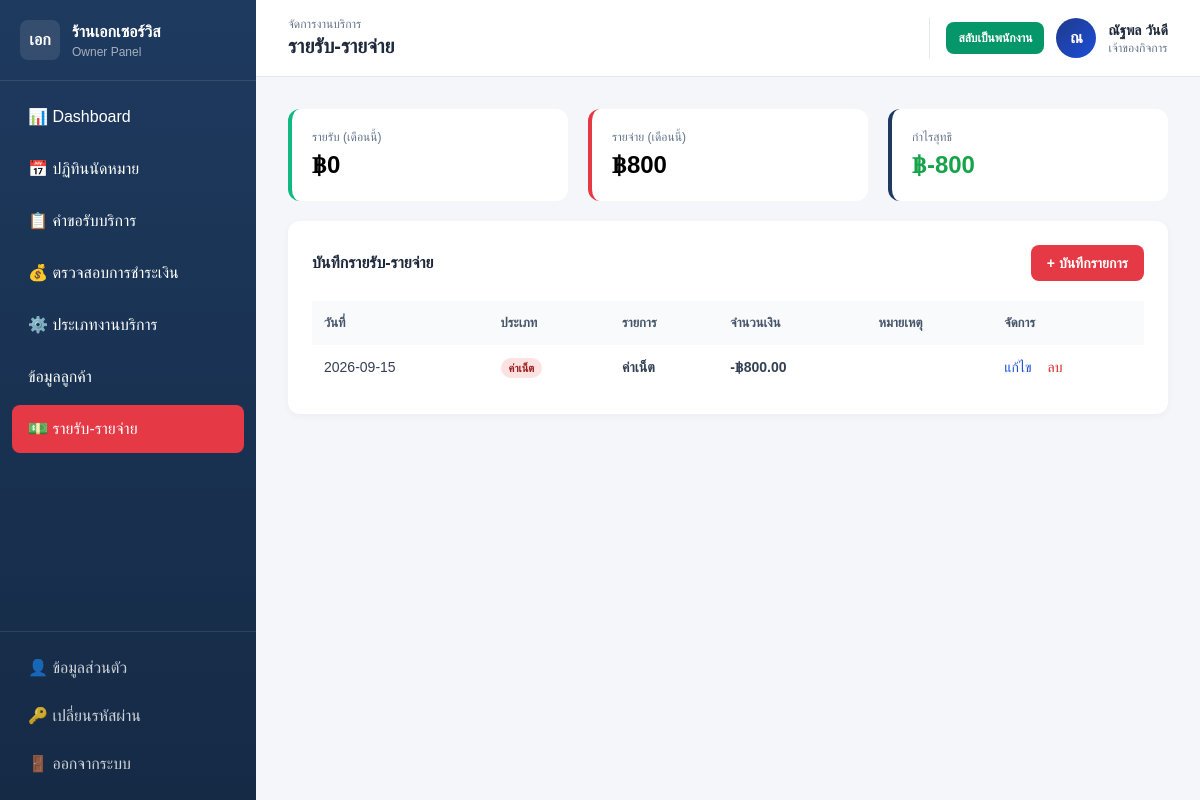
The app's page /owner/expenses.php (signed in) with its own data.
### tables this page shows
CREATE TABLE `expense` (
  `expense_id` int(11) NOT NULL,
  `owner_id` int(11) NOT NULL,
  `expense_type` varchar(50) NOT NULL,
  `amount` decimal(10,2) NOT NULL,
  `expense_date` date NOT NULL,
  `note` text DEFAULT NULL
);

### owner/expenses.php (the view, shortened to what this page needs)
<?php
require_once __DIR__ . '/../includes/auth.php';
$stats = [];
$stats['income'] = $pdo->query("SELECT COALESCE(SUM(amount),0) FROM Payment WHERE verify_status='อนุมัติแล้ว' AND MONTH(payment_date)=MONTH(CURRENT_DATE)")->fetchColumn();
$expenseStats = $pdo->prepare("SELECT COALESCE(SUM(amount),0) FROM Expense WHERE owner_id = ? AND MONTH(expense_date) = MONTH(CURRENT_DATE)");
$expenseStats->execute([$_SESSION['user_id']]);
$stats['expense'] = $expenseStats->fetchColumn();
$stats['profit'] = $stats['income'] - $stats['expense'];
$stmt = $pdo->prepare("SELECT * FROM Expense WHERE owner_id = ? ORDER BY expense_date DESC LIMIT 50");
$stmt->execute([$_SESSION['user_id']]);
$expenses = $stmt->fetchAll();
require_once __DIR__ . '/../includes/header_owner.php';
?>
<div class="grid grid-cols-1 md:grid-cols-3 gap-5 mb-5">
  <div class="stat-card green"><div class="text-xs text-slate-500 mb-1">รายรับ (เดือนนี้)</div><div class="text-2xl font-bold">฿<?= number_format($stats['income'],0) ?></div></div>
  <div class="stat-card red"><div class="text-xs text-slate-500 mb-1">รายจ่าย (เดือนนี้)</div><div class="text-2xl font-bold">฿<?= number_format($stats['expense'],0) ?></div></div>
  <div class="stat-card"><div class="text-xs text-slate-500 mb-1">กำไรสุทธิ</div><div class="text-2xl font-bold text-green-600">฿<?= number_format($stats['profit'],0) ?></div></div>
</div>
<div class="card p-6">
  <div class="flex items-center justify-between mb-5">
    <h3 class="font-bold text-slate-800">บันทึกรายรับ-รายจ่าย</h3>
    <button onclick="openModal('addExpenseModal')" class="btn-accent px-4 py-2 rounded-lg text-sm font-semibold">+ บันทึกรายการ</button>
  </div>
  <div class="overflow-x-auto">
    <table class="w-full data-table">
      <thead><tr><th class="text-left p-3">วันที่</th><th class="text-left p-3">ประเภท</th><th class="text-left p-3">รายการ</th><th class="text-left p-3">จำนวนเงิน</th><th class="text-left p-3">หมายเหตุ</th><th class="text-left p-3">จัดการ</th></tr></thead>
      <tbody>
      <?php foreach ($expenses as $e): ?>
        <tr class="hover:bg-slate-50">
          <td class="p-3"><?= $e['expense_date'] ?></td>
          <td class="p-3"><span class="badge badge-red"><?= $e['expense_type'] ?></span></td>
          <td class="p-3 font-semibold"><?= htmlspecialchars($e['expense_type']) ?></td>
          <td class="p-3 font-bold text-red-600">-฿<?= number_format($e['amount'],2) ?></td>
          <td class="p-3 text-sm text-slate-500"><?= htmlspecialchars($e['note'] ?? '') ?></td>
          <td class="p-3 whitespace-nowrap">
            <button type="button" class="text-blue-700 hover:underline mr-3" onclick='openEditExpense(<?= json_encode($e, JSON_HEX_TAG | JSON_HEX_APOS | JSON_HEX_QUOT | JSON_HEX_AMP) ?>)'>แก้ไข</button>
            <form method="POST" class="inline" onsubmit="return confirm('ยืนยันการลบรายการนี้หรือไม่?')">
              <button type="submit" class="text-red-600 hover:underline">ลบ</button>
            </form>
          </td>
        </tr>
      <?php endforeach; ?>
      </tbody>
    </table>
  </div>
</div>
<?php require_once __DIR__ . '/../includes/footer.php'; ?>

### includes/header_owner.php (style rules this page uses)
* { font-family: 'Kanit', sans-serif; box-sizing: border-box; }
body { background: #f4f6fa; margin: 0; }
.card { background: white; border-radius: 12px; box-shadow: 0 2px 8px rgba(0,0,0,0.04); }
.btn-accent { background: #e63946; color: white; }
.stat-card { background: white; border-radius: 12px; padding: 20px; border-left: 4px solid #1e3a5f; }
.stat-card.red { border-left-color: #e63946; }
.stat-card.green { border-left-color: #10b981; }
.badge { display: inline-block; padding: 2px 8px; border-radius: 999px; font-size: 11px; font-weight: 600; }
.badge-red { background: #fee2e2; color: #991b1b; }
table.data-table th { background: #f8fafc; color: #475569; font-weight: 600; font-size: 13px; }
table.data-table td { font-size: 14px; color: #334155; }

### records on screen
expense: expense_date "2026-09-15", expense_type "ค่าเน็ต", amount "800.00"

### other values on screen
$breadcrumb "จัดการงานบริการ"
$pageTitle "รายรับ-รายจ่าย"
mb_substr($me['name'], 0, 1) "ณ"
$me['name'] "ณัฐพล วันดี"
$stats['income'] "0"
$stats['expense'] "800"
$stats['profit'] "-800"
